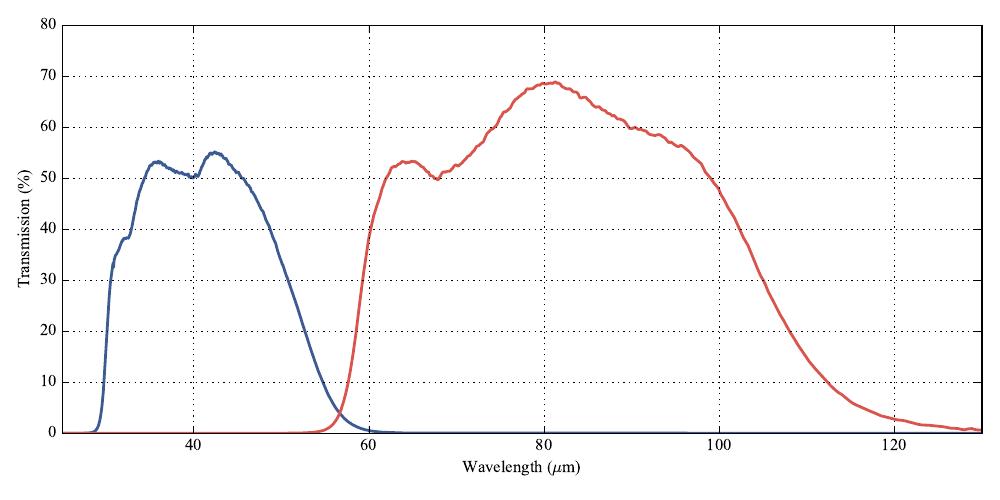

Generate this figure with Python:
import numpy as np
import matplotlib.pyplot as plt
import plot_library as pl
import seaborn.apionly as sns
import matplotlib as mpl

mpl.rcParams['xtick.labelsize'] = 11
mpl.rcParams['xtick.major.size'] = 5
mpl.rcParams['ytick.major.size'] = 5
mpl.rcParams['xtick.minor.size'] = 5
mpl.rcParams['ytick.minor.size'] = 5
mpl.rcParams['ytick.labelsize'] = 11
mpl.rcParams['axes.labelsize'] = 11
mpl.rcParams['legend.fontsize'] = 11
mpl.rcParams['font.size'] = 11
mpl.rcParams['font.weight'] = 100
#mpl.rcParams['lines.linewidth'] = 2
mpl.rcParams['font.family'] = 'serif'
mpl.rcParams['font.serif'] = 'Times New Roman'

data = np.loadtxt('BETTII_transmission.txt')

print data.shape
wav = data[:,0]
SW1 = data[:,1]
SW2 = data[:,2]
LW1 = data[:,3]
LW2 = data[:,4]

blue = sns.xkcd_rgb['denim blue']
red = sns.xkcd_rgb['pale red']
green = sns.xkcd_rgb['medium green']

fig,ax = plt.subplots(figsize=pl.figsize,facecolor=pl.facecolor)

ax.plot(wav,SW1*100,blue,lw=2)
ax.plot(wav,LW1*100,red,lw=2)
ax.set_xlim(25,130)
ax.set_ylim(0,80)
ax.set_xlabel('Wavelength ($\mu$m)')
ax.set_ylabel('Transmission (%)')
ax.grid(True)

fig.tight_layout()
fig.savefig('../../Figures/BETTII_transmission.pdf')
plt.show()